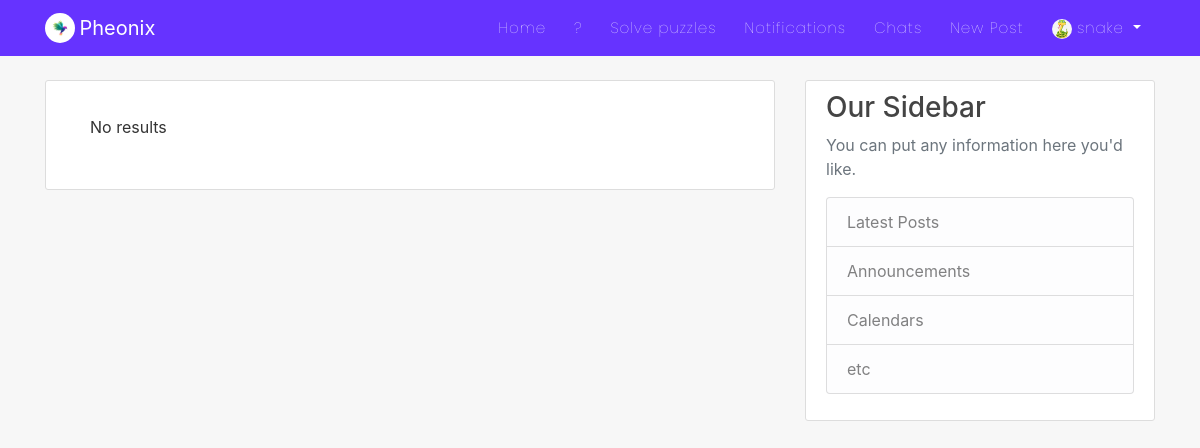
Before: /friend/friend_requests/8/ (signed in) with the older database file.
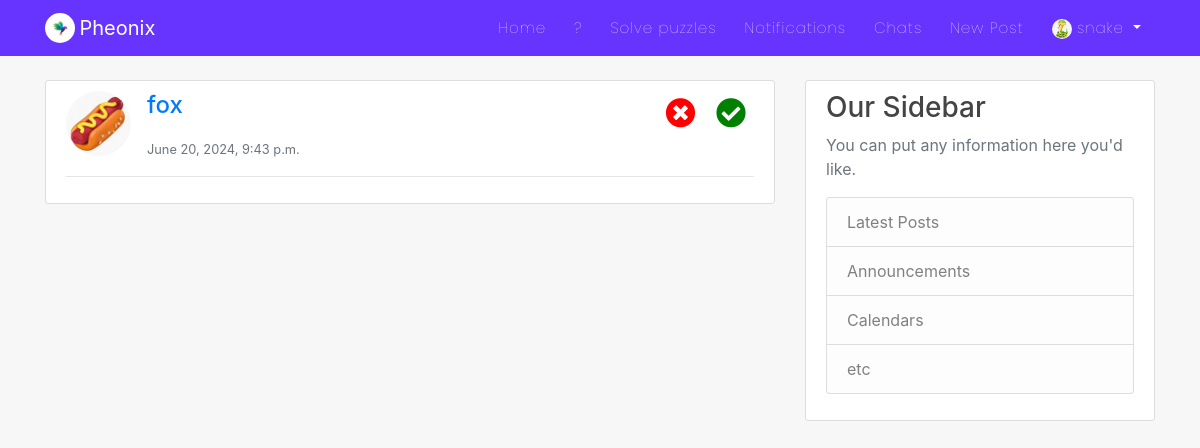
After: the same page with the newer database file.
### friend/models.py (models this page shows, shortened)
class FriendRequest(models.Model):
    sender = models.ForeignKey(User, on_delete=models.CASCADE, related_name='sender')
    receiver = models.ForeignKey(User, on_delete=models.CASCADE, related_name='receiver')
    is_active = models.BooleanField(blank=True, null=True, default=True)
    timestamp = models.DateTimeField(auto_now_add=True)

### users/models.py (models this page shows, shortened)
class Profile(models.Model):
    user = models.OneToOneField(User, on_delete=models.CASCADE)
    is_online = models.BooleanField(default=False)
    following = models.ManyToManyField(User, related_name="following", blank=True)
    friends = models.ManyToManyField(User, related_name='my_friends', blank=True)
    bio = models.CharField(default="",blank=True,null=True,max_length=350)
    date_of_birth = models.CharField(blank=True,max_length=150)
    updated = models.DateTimeField(auto_now=True)
    created = models.DateTimeField(auto_now_add=True)
    image = models.ImageField(default='default.jpg', upload_to='profile_pics',blank=True, null=True)

### friend/views.py (the view)
# urls.py: path('friend_requests/<user_id>/', friend_requests, name='friend-requests'),
def friend_requests(request, *args, **kwargs):
    context = {}
    user = request.user
    if user.is_authenticated:
        user_id = kwargs.get("user_id")
        account = User.objects.get(pk=user_id)
        if account == user:
            friend_requests = FriendRequest.objects.filter(receiver=account, is_active=True)
            context['friend_requests'] = friend_requests
        else:
            return HttpResponse("You can't view another users friend requets.")
    else:
        redirect("login")
    return render(request, "friend/friend_requests.html", context)

### friend/templates/friend/friend_requests.html (shortened to what this page needs)
{% extends 'blog/base.html' %}
{% load static %}
{% block content %}
<div class="col-md-8">
<div class="content-section">
	{% if friend_requests %}
		{% for request in friend_requests %}
			<div class="media mb-3">
				<img class="rounded-circle article-img" src="{{request.sender.profile.image.url}}" alt="image">
				<div class="media-body">
					<div class="inline float-left">
						<p>
							<a class="mr-2 h4" href="{% url 'profile-detail-view' pk=request.sender.id %}">{{request.sender.username}}</a>
						</p>
						<small class="text-muted">{{request.timestamp}}</small>
					</div>
					<div class="inline float-right">
						<span id="id_cancel_{{request.sender.id}}" class="decline-friend-request material-icons p-2" onclick='triggerDeclineFriendRequest("{{request.id}}")'><i class="fas fa-times-circle"></i></span>
						<span id="id_confirm_{{request.sender.id}}" class="confirm-friend-request material-icons p-2" onclick='triggerAcceptFriendRequest("{{request.id}}")'><i class="fas fa-check-circle"></i></span>
					</div>
				</div>
			</div>
			<hr>
		{% endfor %}
	{% else %}
	<div class="justify-content-center align-items-center p-4">
		<p>No results</p>
	</div>
	{% endif %}
</div>
</div>
<div class="col-md-4">
    <div class="content-section">
        <h3>Our Sidebar</h3>
        <p class="text-muted">You can put any information here you'd like.
            <ul class="list-group">
                <li class="list-group-item list-group-item-light">Latest Posts</li>
                <li class="list-group-item list-group-item-light">Announcements</li>
                <li class="list-group-item list-group-item-light">Calendars</li>
                <li class="list-group-item list-group-item-light">etc</li>
            </ul>
        </p>
    </div>
</div>
{% endblock %}

Changed rows visible on the page:
added FriendRequest: sender.profile.image (picture), sender.username "fox", timestamp "June 20, 2024, 9:43 p.m."
Other visible differences:
text no longer shown: "No results"
